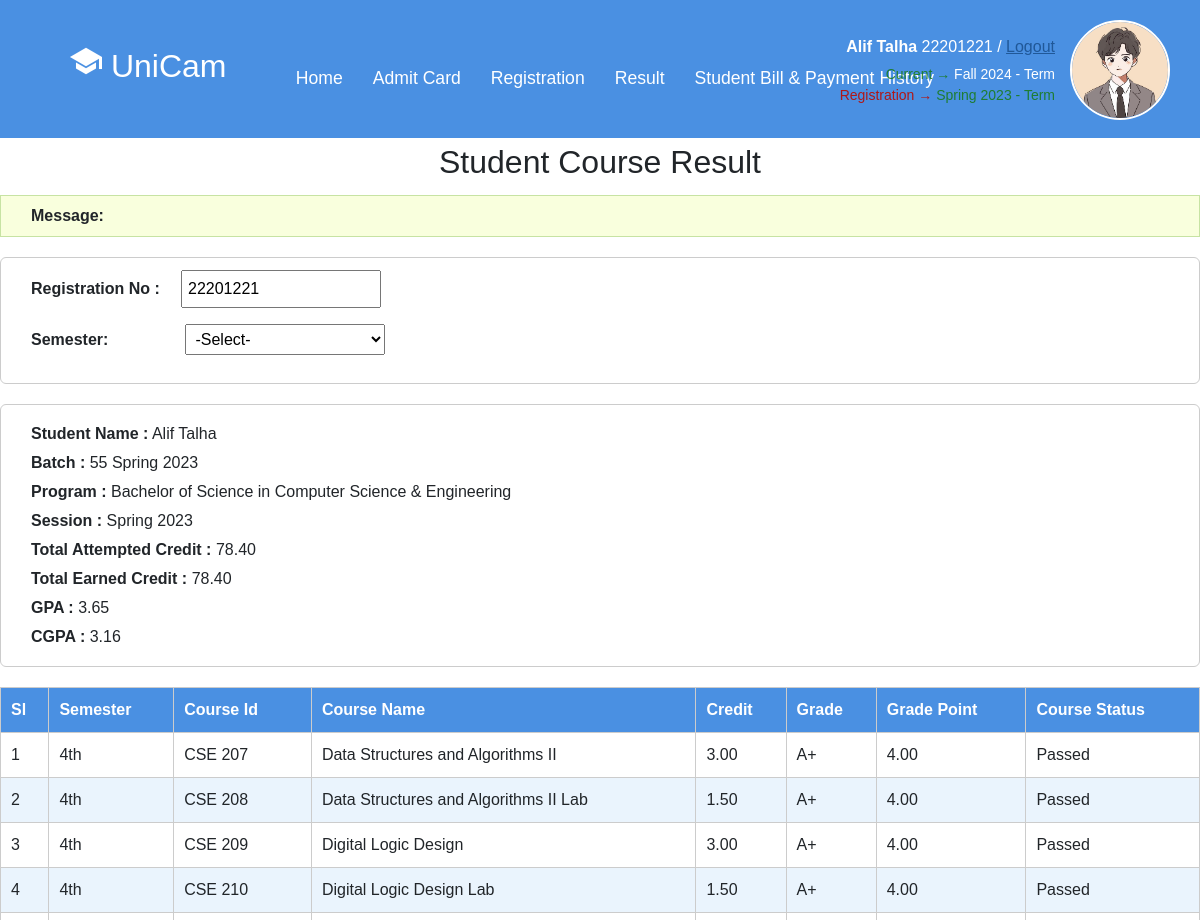
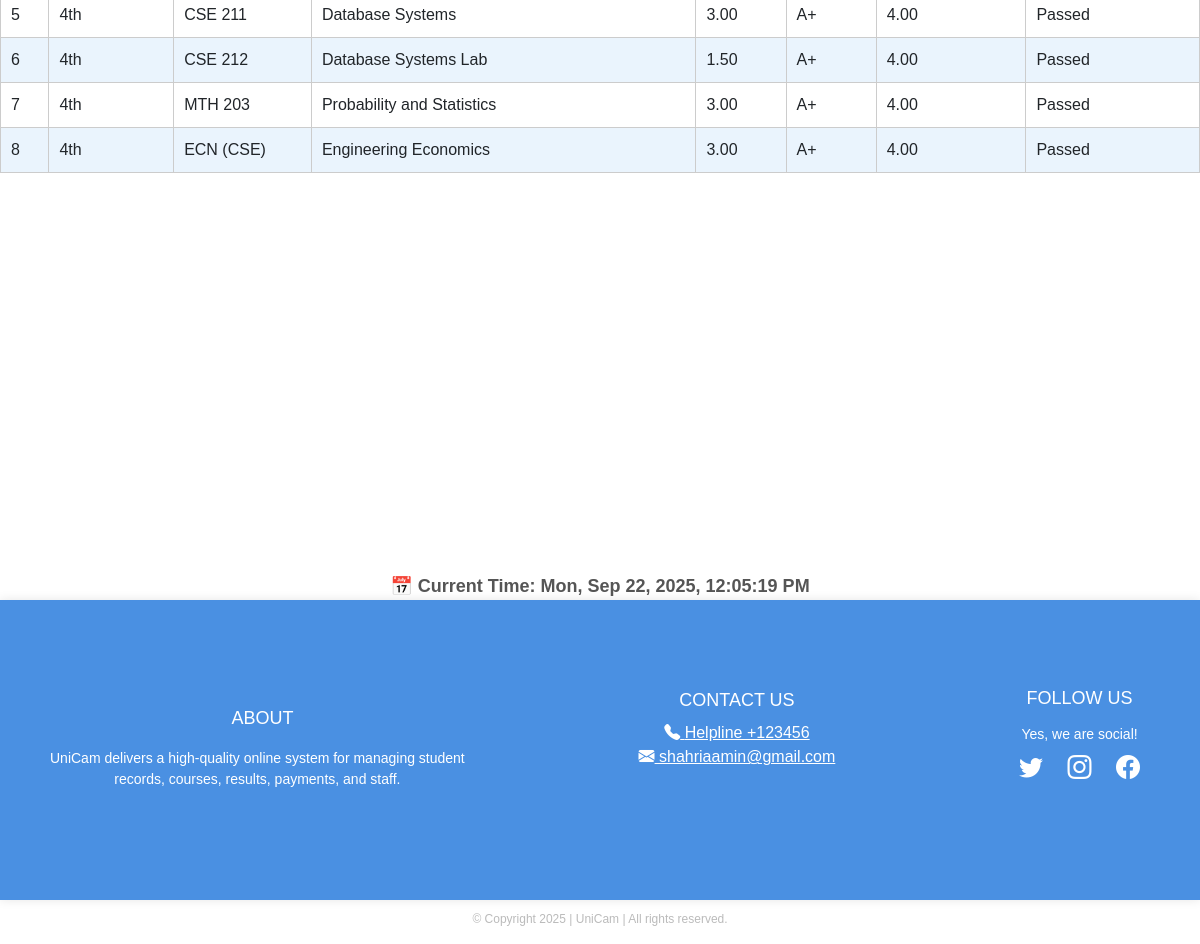
Screenshot of /result/22201221/ with the database file from the repository (2 pictures, top to bottom).
### app1/models.py (models this page shows, shortened)
class StudentInfo(models.Model):
    sroll = models.ForeignKey(Student, on_delete=models.CASCADE)
    sname = models.CharField(max_length=100)
    fathername = models.CharField(max_length=100)
    mothername = models.CharField(max_length=100)
    program = models.CharField(max_length=100)
    gender = models.CharField(max_length=100)
    phone = models.CharField(max_length=100)
    guardianphone = models.CharField(max_length=100)
    session = models.CharField(max_length=100)
    nationality = models.CharField(max_length=100)
    dob = models.CharField(max_length=100)
    email = models.EmailField()
    pic = models.ImageField(upload_to='student_pics/', null=True, blank=True)

class Student(models.Model):
    id = models.CharField(primary_key=True, max_length=100)
    def __str__(self):
        return self.id

class TotalResult(models.Model):
    r_id = models.ForeignKey(Student, on_delete=models.CASCADE)
    batch = models.CharField(max_length=20, null=True, blank=True)
    total_att_credit = models.DecimalField(max_digits=8, decimal_places=2, null=True, blank=True)
    total_earn_credit = models.DecimalField(max_digits=8, decimal_places=2, null=True, blank=True)
    gpa = models.CharField(max_length=20, null=True, blank=True)
    cgpa = models.CharField(max_length=20, null=True, blank=True)

class Result(models.Model):
    mainid = models.ForeignKey(Student, on_delete=models.CASCADE)
    s_code = models.ForeignKey(CourseRegister, on_delete=models.CASCADE, related_name='results_by_code')
    s_title = models.ForeignKey(CourseRegister, on_delete=models.CASCADE, related_name='results_by_title')
    grade = models.CharField(max_length=10, null=True, blank=True)
    grade_point = models.CharField(max_length=10, null=True, blank=True)
    cur_status = models.CharField(max_length=10, null=True, blank=True)

class CourseRegister(models.Model):
    studentid = models.ForeignKey(Student, on_delete=models.CASCADE)
    code = models.CharField(max_length=10, null=True, blank=True)
    title = models.CharField(max_length=100, null=True, blank=True)
    credits = models.DecimalField(max_digits=4, decimal_places=2, null=True, blank=True)
    semester = models.CharField(max_length=10, null=True, blank=True)
    type = models.CharField(max_length=10, null=True, blank=True)
    section = models.CharField(
        max_length=20,
        choices=[('Remove', 'Remove'), ('Add', 'Add')]
    )
    section_name_time = models.CharField(max_length=100, blank=True, null=True)

### app1/views.py (the view)
# urls.py: path('result/<str:id>/', views.ResultPage, name='result'),
def ResultPage(request, id):
    student = get_object_or_404(Student, pk=id)
    infos = StudentInfo.objects.filter(sroll=student)
    admitcards = FinalAdmitCard.objects.filter(fid=student)
    registers = CourseRegister.objects.filter(studentid=student)
    results = Result.objects.filter(mainid=student)
    tresults = TotalResult.objects.filter(r_id=student)
    context = {
        'student': student,
        'infos': infos,
        'admitcards': admitcards,
        'registers': registers,
        'results': results,
        'tresults': tresults,
    }
    return render (request,'result.html',context=context)

### templates/result.html (shortened to what this page needs)
{% extends "base.html" %}
{% block content %}
<div class="content">
  <h2 style="padding: 5px 30px; text-align: center;">Student Course Result</h2>
  <div class="message-box">
    <strong>Message:</strong>
  </div>
  <div class="form-section">
    {% for info in infos %}
      <p><label>Registration No :</label><input type="text" value="{{ info.sroll }}" readonly></p>
    {% endfor %}
    <p>
      <label>Semester:</label>
      <select id="semesterDropdown" onchange="checkMatch()">
        <option value="">-Select-</option>
      </select>
    </p>
  </div>
  <div class="student-info">
    {% for info in infos %}
      <p><strong>Student Name :</strong> {{ info.sname }}</p>
    {% endfor %}
    {% for results in tresults %}
      <p><strong>Batch :</strong> {{ results.batch }}</p>
    {% endfor %}
    {% for info in infos %}
      <p><strong>Program :</strong> {{ info.program }}</p>
      <p><strong>Session :</strong> <span id="session">{{ info.session }}</span></p>
    {% endfor %}
    {% for results in tresults %}
      <p><strong>Total Attempted Credit :</strong> {{ results.total_att_credit }}</p>
      <p><strong>Total Earned Credit :</strong> {{ results.total_earn_credit }}</p>
      <p><strong>GPA :</strong> {{ results.gpa }}</p>
      <p><strong>CGPA :</strong> {{ results.cgpa }}</p>
    {% endfor %}
  </div>
  <table id="resultTable">
    <thead>
      <tr>
        <th>Sl</th>
        <th>Semester</th>
        <th>Course Id</th>
        <th>Course Name</th>
        <th>Credit</th>
        <th>Grade</th>
        <th>Grade Point</th>
        <th>Course Status</th>
      </tr>
    </thead>
    <tbody id="resultBody">
      {% for result in results %}
      <tr class="resultRow">
        <td>{{ forloop.counter }}</td>
        <td>{{ result.s_code.semester }}</td>
        <td>{{ result.s_code.code }}</td>
        <td>{{ result.s_code.title }}</td>
        <td>{{ result.s_code.credits }}</td>
        <td>{{ result.grade }}</td>
        <td>{{ result.grade_point }}</td>
        <td>{{ result.cur_status }}</td>
      </tr>
      {% endfor %}
    </tbody>
  </table>
</div>
{% endblock %}

### templates/base.html (shortened to what this page needs)
{% load static %}
<!DOCTYPE html>
<html lang="en">
<head>
  <link href="https://cdn.jsdelivr.net/npm/bootstrap@5.3.3/dist/css/bootstrap.min.css" rel="stylesheet"
>
  <link rel="stylesheet" href="https://cdn.jsdelivr.net/npm/bootstrap-icons@1.10.5/font/bootstrap-icons.css">
</head>
<body>
<header class="header">
  <div class="logo-title">
    <h2 class="logo"><ion-icon name="school-sharp"></ion-icon> UniCam</h2>
  </div>
  <nav class="navigation">
        <a href="{% url 'home' %}" class="active">Home</a>
          {% for info in infos %}
              <a href="{% url 'admitcard_page' info.sroll.pk %}">Admit Card</a>
          {% endfor %}
          {% for info in infos %}
            <a href="{% url 'register_courses' info.sroll.pk %}">Registration</a>
          {% endfor %}
        {% for info in infos %}
        <a href="{% url 'result' info.sroll.pk %}">Result</a>
        {% endfor %}
        {% for info in infos %}
        <a href="{% url 'payment' info.sroll.pk %}">Student Bill & Payment History</a>
        {% endfor %}
  </nav>
  <div class="user-panel" style="display: flex; align-items: center;">
    <div class="user-info">
      {% for info in infos %}
      <p><strong>{{ info.sname }}</strong> {{info.sroll}} /
        <a href="{% url 'logout' %}" style="color: #205898;">Logout</a>
      </p>
      <p class="status">
        <span class="green">Current →</span> Fall 2024 - Term<br />
        <span class="red">Registration →</span>
        <span class="green">{{info.session}} - Term</span>{% endfor %}
      </p>
    </div>
    {% for info in infos %}
      {% if info.pic %}
        <img src="{{ info.pic.url }}" alt="Student Picture"
             style="height: 100px; width: 100px;" />
      {% endif %}
    {% endfor %}
  </div>
</header>
{% block content %}
{% endblock content %}
</div><br><br><br><br><br><br><br><br><br><br><br><br><br><br><br>
<div style="text-align: center; margin-top: 40px;">
  <div id="clock" style="font-size: 18px; font-weight: bold; color: #555;"></div>
</div>
<footer class="footer" id="footer-section">
  <div class="footer-section">
      <h3>ABOUT</h3>
      <p>UniCam delivers a high-quality online system for managing student <br>records, courses, results, payments, and staff.</p>
  </div>
  <div class="footer-section">
      <h3 >CONTACT US</h3>
      <a href="tel:123456"  style="color: white;" ><i class="bi bi-telephone-fill" style="color: white;"    ></i> Helpline +123456</a>
      <a href="https://www.gmail.com"  style="color: white;" ><i class="bi bi-envelope-fill"  style="color: white;" ></i> shahriaamin@gmail.com</a>
  </div>
  <div class="footer-section">
      <h3 style="margin-top: -2px;">FOLLOW US</h3>
      <p>Yes, we are social!</p>
      <div class="social-icons">
        <a href="https://www.twitter.com" target="_blank"><i class="bi bi-twitter"></i></a>
        <a href="https://www.instagram.com" target="_blank"><i class="bi bi-instagram"></i></a>
        <a href="https://www.facebook.com" target="_blank"><i class="bi bi-facebook"></i></a>
      </div>
  </div>
</footer>
<div class="copyright">
  <p>© Copyright 2025 | UniCam | All rights reserved.</p>
</div>
</body>
</html>

### templates/base.html (style rules this page uses)
html { scroll-behavior: smooth; }
.user-panel { position: absolute; right: 30px; top: 20px; display: flex; flex-direction: row; align-items: center; gap: 15px; }
.user-info p { margin: 0; color: white; text-align: right; }
.user-info .status { font-size: 14px; margin-top: 5px; }
.status .green { color: #187a18de; }
.status .red { color: #b01717; }
.user-panel img { height: 80px; width: 80px; object-fit: cover; border-radius: 50%; border: 2px solid white; }
body { font-family: Arial, sans-serif; margin: 0; background: white; }
.header { display: flex; align-items: center; padding: 45px; background-color: #4A90E2; position: relative; }
.logo-title { display: flex; align-items: center; margin-left: 25px; }
.logo { font-size: 2em; color: #fff; user-select: none; margin-right: 10px; }
.navigation { display: flex; align-items: center; margin-left: auto; margin-right: 45px; position: absolute; left: 50%; transform: translateX(-50%); top: 25px; display: flex; }
.navigation a { position: relative; font-size: 1.1em; color: #fff; text-decoration: none; font-weight: 500; margin-left: 30px; padding-top: 40px; display: inline-block; white-space: nowrap; }
.navigation a::after { content: ''; position: absolute; left: 0; bottom: -6px; width: 100%; height: 3px; background: #fff; border-radius: 5px; transform-origin: right; transform: scaleX(0); transition: transform .5s; }
img { width: 100%; height: 500px; object-fit: cover; }
.footer { background-color: #4A90E2; color: white; width: 100%; padding: 90px 50px; min-height: 300px; display: flex; justify-content: space-between; align-items: flex-start; border-radius: 0; box-shadow: 0 0 10px rgba(0, 0, 0, 0.1); }
.footer-section { display: flex; flex-direction: column; justify-content: center; align-items: center; text-align: center; }
.footer-section h3 { margin-bottom: 10px; font-size: 18px; }
.footer-section p { margin: 5px 0; font-size: 14px; }
.social-icons a { color: white; margin: 0 10px; text-decoration: none; font-size: 24px; }
.copyright { width: 100%; text-align: center; font-size: 12px; color: #bbb; margin-top: 10px; }

### templates/result.html (style rules this page uses)
.message-box { background-color: #f9ffdd; padding: 8px 30px; border: 1px solid #c7e3a3; margin-bottom: 20px; }
.form-section, .student-info { margin-bottom: 20px; padding: 12px 30px; border: 1px solid #ccc; border-radius: 6px; }
label { display: inline-block; width: 150px; font-weight: bold; }
input[type="text"], select { padding: 5px; width: 200px; }
.student-info p { margin: 5px 0; }
table { padding: 30px; width: 100%; border-collapse: collapse; margin-top: 10px; }
th, td { padding: 10px; border: 1px solid #ccc; text-align: left; }
th { background-color: #4A90E2; color: white; }
tr:nth-child(even) { background-color: #eaf4fd; }
tr:nth-child(odd) { background-color: #ffffff; }

### rows the page displays
StudentInfo: sname "Alif Talha", sroll "22201221", session "Spring 2023", pic (picture), program "Bachelor of Science in Computer Science & Engineering"
TotalResult: batch "55 Spring 2023", total_att_credit "78.40", total_earn_credit "78.40", gpa "3.65", cgpa "3.16"
Result: s_code.semester "4th", s_code.code "CSE 207", s_code "Data Structures and Algorithms II", s_code.credits "3.00", grade "A+", grade_point "4.00", cur_status "Passed"
Result: s_code.semester "4th", s_code.code "CSE 208", s_code "Data Structures and Algorithms II Lab", s_code.credits "1.50", grade "A+", grade_point "4.00", cur_status "Passed"
Result: s_code.semester "4th", s_code.code "CSE 209", s_code "Digital Logic Design", s_code.credits "3.00", grade "A+", grade_point "4.00", cur_status "Passed"
Result: s_code.semester "4th", s_code.code "CSE 210", s_code "Digital Logic Design Lab", s_code.credits "1.50", grade "A+", grade_point "4.00", cur_status "Passed"
Result: s_code.semester "4th", s_code.code "CSE 211", s_code "Database Systems", s_code.credits "3.00", grade "A+", grade_point "4.00", cur_status "Passed"
Result: s_code.semester "4th", s_code.code "CSE 212", s_code "Database Systems Lab", s_code.credits "1.50", grade "A+", grade_point "4.00", cur_status "Passed"
Result: s_code.semester "4th", s_code.code "MTH 203", s_code "Probability and Statistics", s_code.credits "3.00", grade "A+", grade_point "4.00", cur_status "Passed"
Result: s_code.semester "4th", s_code.code "ECN (CSE)", s_code "Engineering Economics", s_code.credits "3.00", grade "A+", grade_point "4.00", cur_status "Passed"
